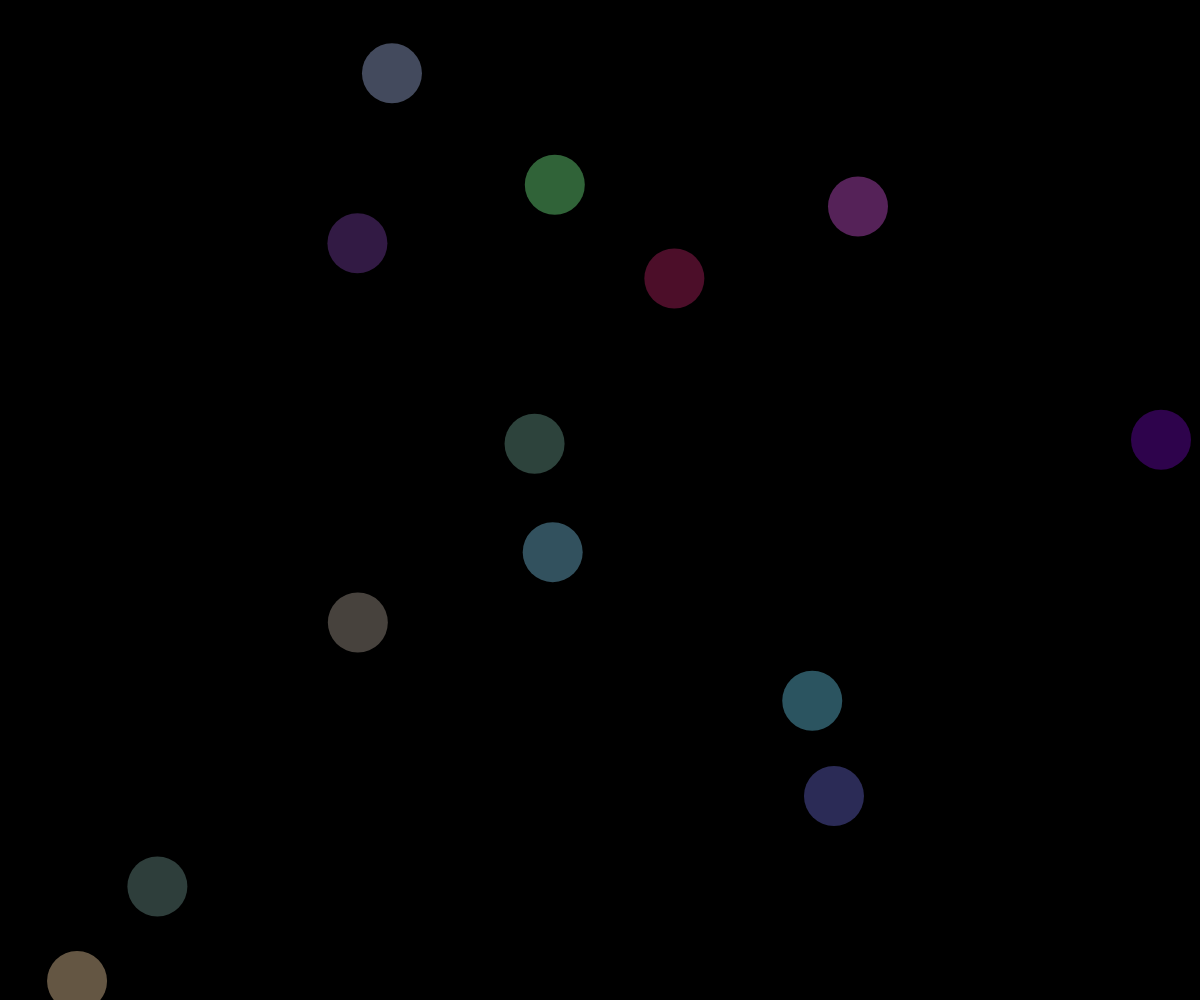
Frame 1 (no input)
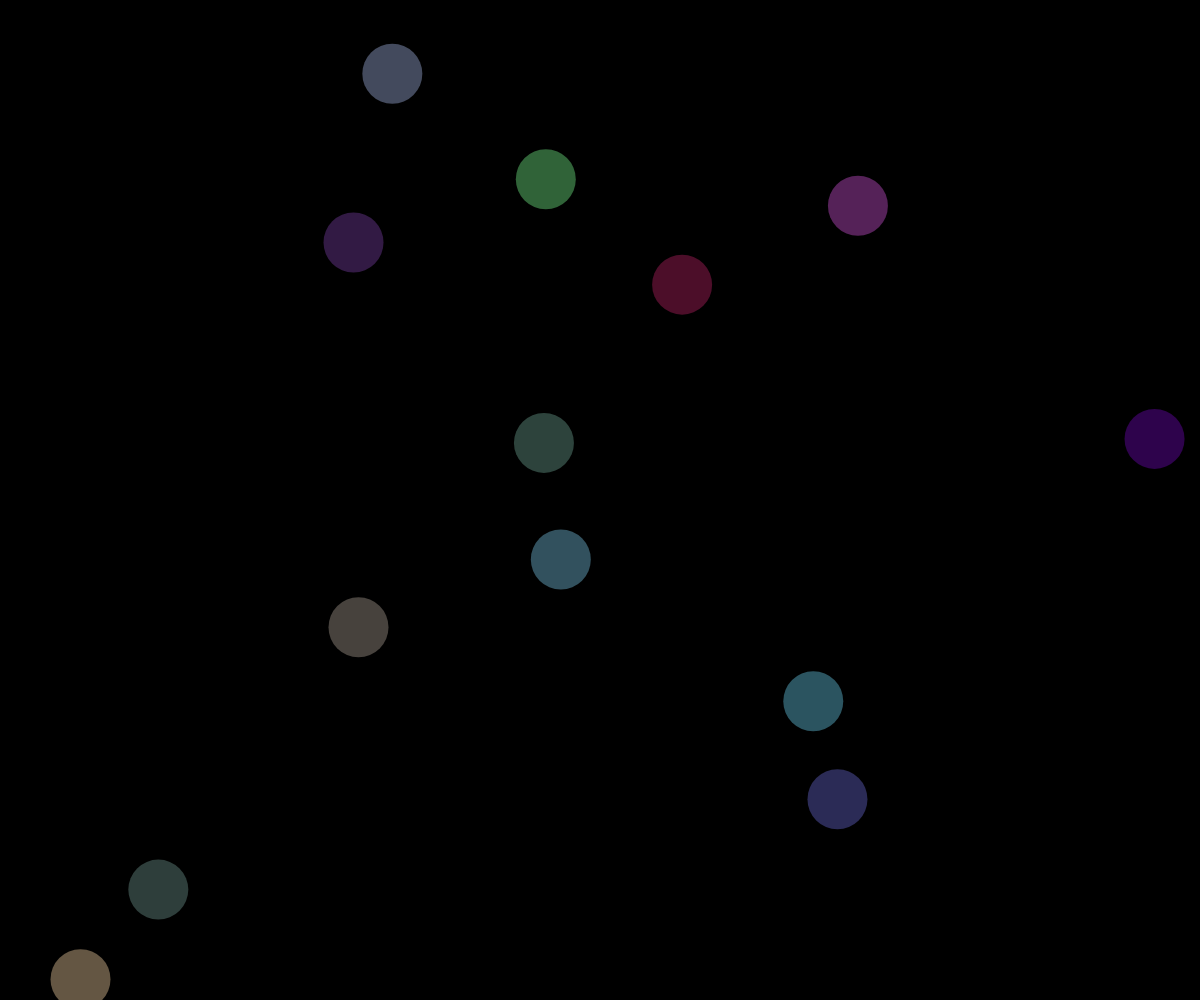
Frame 60 (no input)
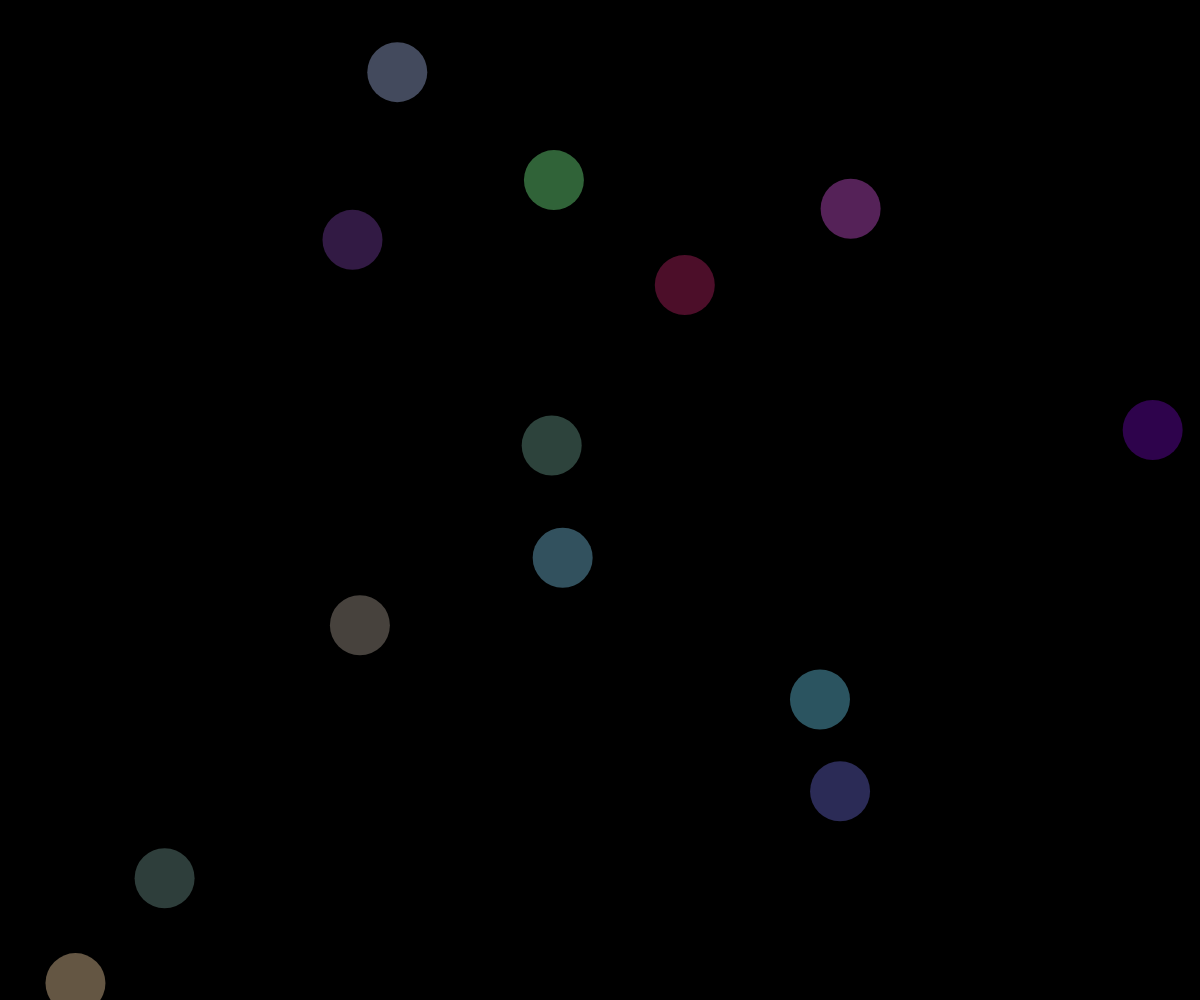
Frame 120 (the mouse pressed at the canvas centre since frame 60)

The p5.js sketch that drew these frames (run headless with seeded random() and noise() and a simulated clock; from frame 60 on, the mouse is pressed at the canvas centre):

// p5.js sketch
// ── sketch.js
// Daniel Shiffman
// http://codingtra.in
// http://patreon.com/codingtrain
// Code for: https://youtu.be/jxGS3fKPKJA

var cells = [];

function setup() {
  createCanvas(windowWidth, windowHeight);
  cells.push(new Cell());
  cells.push(new Cell());
  cells.push(new Cell());
  cells.push(new Cell());
  cells.push(new Cell());
  cells.push(new Cell());
  cells.push(new Cell());
  cells.push(new Cell());
  cells.push(new Cell());
  cells.push(new Cell());
  cells.push(new Cell());
  cells.push(new Cell());
  cells.push(new Cell());
}

function draw() {
 background(0);
 for (var i = 0; i < cells.length; i++) {
   cells[i].move();
   cells[i].show();
 }
}

function mousePressed() {
  for (var i = cells.length-1; i >= 0; i--) {
    if (cells[i].clicked(mouseX, mouseY)) {
      cells.push(cells[i].mitosis());
      cells.push(cells[i].mitosis());
      cells.splice(i, 1);
    }
  }
}
function Cell(pos, r, c) {

  if (pos) {
    this.pos = pos.copy();
  } else {
    this.pos = createVector(random(width), random(height));
  }

  this.r = r || 60;
  
  this.c = c || color(random(100, 255), random(255), random(100, 255), 100);

  this.clicked = function(x, y) {
    var d = dist(this.pos.x, this.pos.y, x, y);
    if (d < this.r) {
      return true;
    } else {
      return false;
    }
  }

  this.mitosis = function() {
    this.pos.x += random(-this.r, this.r);
    var cell = new Cell(this.pos, this.r*0.8, c);
    return cell;
  }

  this.move = function() {
    var vel = p5.Vector.random2D();
    this.pos.add(vel);
  }

  this.show = function() {
    noStroke();
    fill(this.c);
    ellipse(this.pos.x, this.pos.y, this.r, this.r)
  }

}
